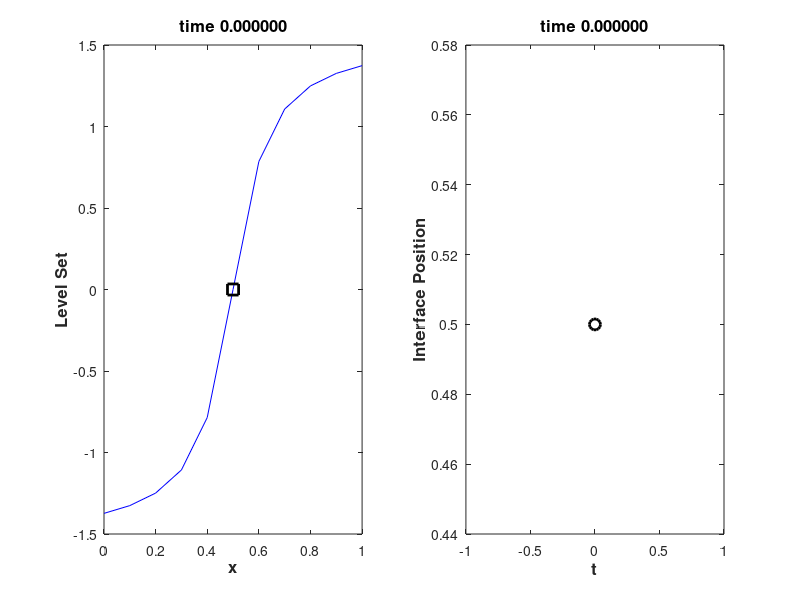

MATLAB code to generate this figure: (Note: this script raises an error after producing the figure.)
% Driver file to simulate a moving interface, with position x(t) and 
% velocity u(x(t),t), in the domain [a,b] using the level set method
% (so that psi(x(t),t) = 0).

% user-supplied parameters
a = 0;                                  % left boundary of domain
b = 1;                                  % right boundary of domain
M = 11;                                 % # of grid points
T = 5;                                  % final time
N = 50;                                 % # of time steps to take
delay = 0.1;                           % animation delay (0: no animation)
u = @(x,t)(cos(2*pi*t)*ones(size(x)));  % domain velocity u(x,t)
phi0 = @(x)(atan((x-0.5*(a+b))*10));    % initial level set psi(x,0)

% set up domain and solution variables
x = linspace(a,b,M);
dt = T/N;
X = zeros(N+1,1);
t = 0:dt:T;

% create initial level set and save interface position
phi = phi0(x);
% phi = reinitializeFMM1D(x,phi,delay); %optional
% phi = reinitializePDE1D(x,phi,delay); %optional
X(1) = fzero(@(y)(interp1(x,phi,y,'pchip')),0.5*(a+b));

if (delay > 0)
    close all;
    figure(1)
    subplot(1,2,1)
    plot(x,phi,'-b',X(1),0,'ks','linewidth',2,'markersize',8)
    title(sprintf('time %f', t(1)),'fontsize',12,'fontweight','bold');
    xlabel('x','fontsize',12,'fontweight','bold');
    ylabel('Level Set','fontsize',12,'fontweight','bold');
    subplot(1,2,2)
    plot(t(1:1),X(1:1),'-ok','linewidth',2,'markersize',8)
    title(sprintf('time %f', t(1)),'fontsize',12,'fontweight','bold');
    xlabel('t','fontsize',12,'fontweight','bold');
    ylabel('Interface Position','fontsize',12,'fontweight','bold');
    pause(delay);
end

% main solution loop
for j=1:N
    
    % compute velocity at t_n + 0.5*dt
    u_nph = u(x,t(j)+0.5*dt);
    
    % advect level set
    phi = advect1D(x,phi,u_nph,dt);
    
    % reinitialize level set (optional)
    % phi = reinitializeFMM1D(x,phi);
    % phi = reinitializePDE1D(x,phi);
    
    % save interface position
    X(j+1) = fzero(@(y)(interp1(x,phi,y)),X(j),'pchip');
   
    if (delay > 0)
        figure(1)
        subplot(1,2,1)
        plot(x,phi,'-b',X(j+1),0,'ks','linewidth',2,'markersize',8)
        title(sprintf('time %f', t(j+1)),'fontsize',12,'fontweight','bold');
        xlabel('x','fontsize',12,'fontweight','bold');
        ylabel('Level Set','fontsize',12,'fontweight','bold');
        subplot(1,2,2)
        plot(t(1:j+1),X(1:j+1),'-ok','linewidth',2,'markersize',8)
        title(sprintf('time %f', t(j+1)),'fontsize',12,'fontweight','bold');
        xlabel('t','fontsize',12,'fontweight','bold');
        ylabel('Interface Position','fontsize',12,'fontweight','bold');
        pause(delay);
    end
    
end